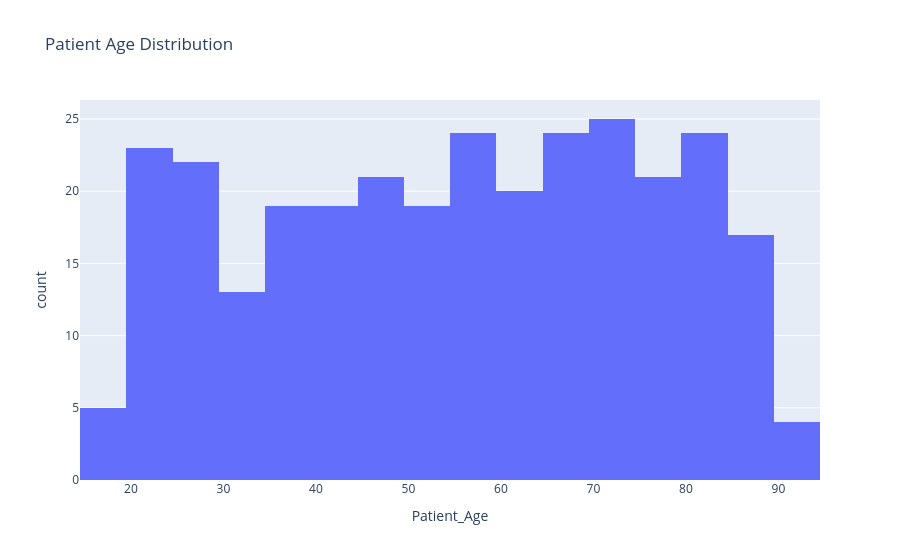

Notebook cell for this chart:
### Code cell
fig=px.histogram(df,
                 x="Patient_Age",
                 title="Patient Age Distribution")
fig.show()
fig.write_html("../images/patient_age_distribution.html")

### Figure 1 — Plotly figure (JSON) as saved in the notebook; plotly's stock layout.template omitted (floating-point values rounded to 4 significant figures; data arrays with more than 128 entries replaced by an {"elided": "..."} marker saying what was removed)
{"data": [{"bingroup": "x", "hovertemplate": "Patient_Age=%{x}<br>count=%{y}<extra></extra>", "legendgroup": "", "marker": {"color": "#636efa", "pattern": {"shape": ""}}, "name": "", "orientation": "v", "showlegend": false, "type": "histogram", "x": {"elided": "300 int values"}, "xaxis": "x", "yaxis": "y"}], "layout": {"barmode": "relative", "legend": {"tracegroupgap": 0}, "title": {"text": "Patient Age Distribution"}, "xaxis": {"anchor": "y", "domain": [0, 1], "title": {"text": "Patient_Age"}}, "yaxis": {"anchor": "x", "domain": [0, 1], "title": {"text": "count"}}}}
